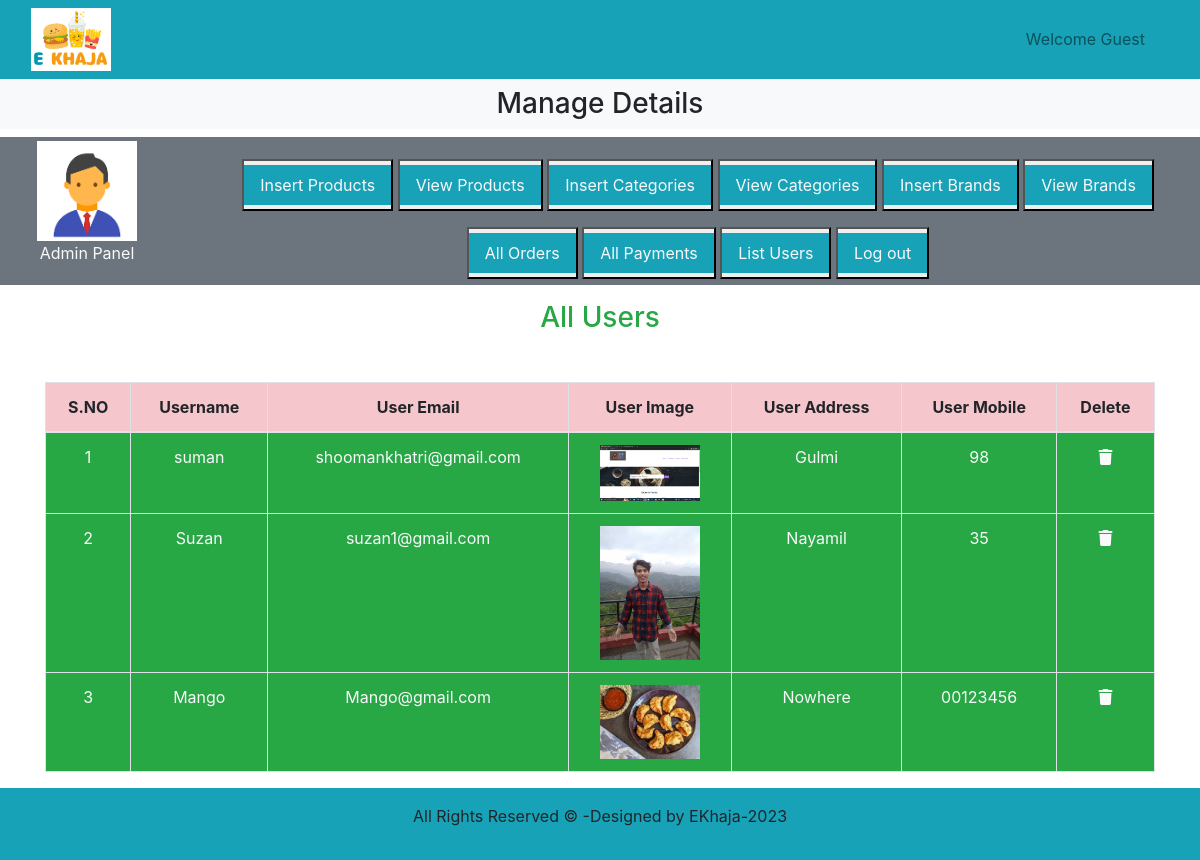
Page /admin_area/index.php?list_users on the committed database.
### tables this page shows
CREATE TABLE `user_table` (
  `user_id` int(11) NOT NULL,
  `user_name` varchar(50) NOT NULL,
  `user_email` varchar(50) NOT NULL,
  `user_password` varchar(255) NOT NULL,
  `user_image` varchar(255) NOT NULL,
  `user_ip` varchar(60) NOT NULL,
  `user_address` varchar(255) NOT NULL,
  `user_mobile` varchar(20) NOT NULL
);

### admin_area/list_users.php (the view)
<h3 class="text-center text-success">All Users</h3>
<table class="table table-bordered mt-5">
    <thead class="bg-secondary text-center">
        <?php
        $get_payments = "select * from `user_table`";
        $result = mysqli_query($con, $get_payments);
        $row_count = mysqli_num_rows($result);
        if ($row_count == 0) {
            echo "<h2 class='text-danger text-center mt-5'>No users yet</h2>";
        } else {
            echo " <tr>
        <th class='table-danger'>S.NO</th>
        <th class='table-danger'>Username</th>
        <th class='table-danger'>User Email</th>
        <th class='table-danger'>User Image</th>
        <th class='table-danger'>User Address</th>
        <th class='table-danger'>User Mobile</th>
        <th class='table-danger'>Delete</th>
    </tr>
</thead>
<tbody class='bg-success text-light text-center'>";
            $number = 0;
            while ($row_data = mysqli_fetch_assoc($result)) {
                $user_id = $row_data['user_id'];
                $username = $row_data['user_name'];
                $user_email = $row_data['user_email'];
                $user_image = $row_data['user_image'];
                $user_address = $row_data['user_address'];
                $user_mobile = $row_data['user_mobile'];
                $number++;
                echo "<tr>
                <td>$number</td>
                <td>$username</td>
                <td>$user_email</td>
                <td><img src='../users_area/user_images/$user_image' alt='$username' class='user_image' /></td>
                <td>$user_address</td>
                <td>$user_mobile</td>
                <td class='text-light text-center'><a href='index.php?delete_users=$user_id' class='text-light'>
                        <i class='fa-solid fa-trash'></i></a>
                </td>
            </tr>";
            }
        }
        ?>
        </tbody>
</table>

### admin_area/index.php (shortened to what this page needs)
<?php
include('../functions/common_function.php');
?>
<!DOCTYPE html>
<html lang="en">
<head>
    <link rel="stylesheet" href="https://cdn.jsdelivr.net/npm/bootstrap@4.0.0/dist/css/bootstrap.min.css"
>
    <link rel="stylesheet" href="https://cdnjs.cloudflare.com/ajax/libs/font-awesome/6.4.0/css/all.min.css"
 />
    <link rel="stylesheet" href="../style.css">
</head>
</body>
<div class="container-fluid p-0">
    <nav class="navbar navbar-expand-lg navbar-light bg-info">
        <div class="container-fluid">
            <img src="../images/logofood.png" alt="" class="logo">
            <nav class="navbar navbar-expand-lg">
                <ul class="navbar-nav">
                    <li clas="nav-item">
                        <a href="" class="nav-link">Welcome Guest</a>
                    </li>
                </ul>
            </nav>
        </div>
    </nav>
    <div class="bg-light">
        <h3 class="text-center p-2">Manage Details</h3>
    </div>
    <div class="row">
        <div class="col-md-12 bg-secondary p-1 d-flex align-items-center">
            <div class="px-5">
                <a href="#"><img src="../images/admin.png" alt="image" class="admin_image" /></a>
                <p class="text-light text-center">Admin Panel</p>
            </div>
            <div class="button text-center">
                <button class="my-3"><a href="insert_product.php" class="nav-link text-light bg-info my-1 ">Insert
                        Products</a>
                </button>
                <button>
                    <a href="index.php?view_products" class="nav-link text-light bg-info my-1">View Products</a>
                </button>
                <button>
                    <a href="index.php?insert_category" class="nav-link text-light bg-info my-1">Insert Categories</a>
                </button>
                <button>
                    <a href="index.php?view_categories" class="nav-link text-light bg-info my-1">View Categories</a>
                </button>
                <button>
                    <a href="index.php?insert_brand" class="nav-link text-light bg-info my-1">Insert Brands</a>
                </button>
                <button>
                    <a href="index.php?view_brands" class="nav-link text-light bg-info my-1">View Brands</a>
                </button>
                <button>
                    <a href="index.php?list_orders" class="nav-link text-light bg-info my-1">All Orders</a>
                </button>
                <button>
                    <a href="index.php?list_payments" class="nav-link text-light bg-info my-1">All Payments</a>
                </button>
                <button>
                    <a href="index.php?list_users" class="nav-link text-light bg-info my-1">List Users</a>
                </button>
                <button>
                    <a href="" class="nav-link text-light bg-info my-1">Log out</a>
                </button>
            </div>
        </div>
    </div>
    <div class="container my-3">
        <?php
        if (isset($_GET['list_users'])) {
            include('list_users.php');
        }
        ?>
    </div>
    <?php include("../includes/footer.php") ?>
</div>
</body>
</html>

### includes/footer.php
<div class="bg-info p-3 text-center">
      <p>All Rights Reserved &copy; -Designed by EKhaja-2023
      </p>
    </div>

### style.css (style rules this page uses)
.logo { width: 7%; height: 7%; }
* { padding: 0; margin: 0; box-sizing: border-box; }

### admin_area/index.php (style rules this page uses)
.admin_image { width: 100px; object-fit: contain; }
.user_image { width: 100px; object-fit: contain; }

### rows in the picture
user_table: user_name "suman", user_email "shoomankhatri@gmail.com", user_image (picture), user_address "Gulmi", user_mobile "98"
user_table: user_name "Suzan", user_email "suzan1@gmail.com", user_image (picture), user_address "Nayamil", user_mobile "35"
user_table: user_name "Mango", user_email "Mango@gmail.com", user_image (picture), user_address "Nowhere", user_mobile "00123456"
